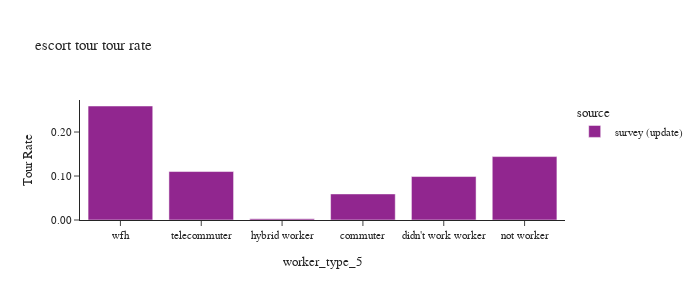

The notebook cell this image was saved under:
### Code cell
df_plot = calc_rates(survey_person_day,'estours')

plot_tour_rate(df_plot, 'estours', "escort tour tour rate")

### Figure 1 — Plotly figure (JSON) as saved in the notebook; plotly's stock layout.template omitted (floating-point values rounded to 4 significant figures)
{"data": [{"alignmentgroup": "True", "customdata": [[47060.0, 793800.0], [31140.0, 315100.0], [592.8, 203300.0], [242600.0, 1682000.0], [18790.0, 170500.0], [59170.0, 228300.0]], "hovertemplate": "source=survey (update)<br>worker_type_5=%{x}<br>estours_rate=%{y}<br>estours_wt=%{customdata[0]}<br>pdexpfac_sum=%{customdata[1]}<extra></extra>", "legendgroup": "survey (update)", "marker": {"color": "#91268F", "pattern": {"shape": ""}}, "name": "survey (update)", "offsetgroup": "survey (update)", "orientation": "v", "showlegend": true, "textposition": "auto", "type": "bar", "x": ["commuter", "didn't work worker", "hybrid worker", "not worker", "telecommuter", "wfh"], "xaxis": "x", "y": [0.05928, 0.09882, 0.002915, 0.1442, 0.1102, 0.2592], "yaxis": "y"}], "layout": {"barmode": "group", "font": {"size": 11}, "height": 300, "legend": {"title": {"text": "source"}, "tracegroupgap": 0}, "title": {"text": "escort tour tour rate"}, "width": 700, "xaxis": {"anchor": "y", "categoryarray": ["wfh", "telecommuter", "hybrid worker", "commuter", "didn't work worker"], "categoryorder": "array", "domain": [0.0, 1.0], "title": {"text": "worker_type_5"}}, "yaxis": {"anchor": "x", "domain": [0.0, 1.0], "tickformat": ".2f", "title": {"text": "Tour Rate"}}}}
